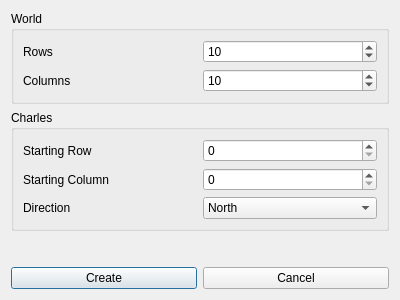
<?xml version="1.0" encoding="UTF-8"?>
<ui version="4.0">
 <class>NewWorldDialog</class>
 <widget class="QDialog" name="NewWorldDialog">
  <property name="geometry">
   <rect>
    <x>0</x>
    <y>0</y>
    <width>400</width>
    <height>300</height>
   </rect>
  </property>
  <property name="windowTitle">
   <string>Dialog</string>
  </property>
  <layout class="QVBoxLayout" name="verticalLayout_3">
   <item>
    <widget class="QGroupBox" name="groupBox">
     <property name="title">
      <string>World</string>
     </property>
     <layout class="QVBoxLayout" name="verticalLayout">
      <item>
       <layout class="QHBoxLayout" name="horizontalLayout_2">
        <item>
         <widget class="QLabel" name="label">
          <property name="text">
           <string>Rows</string>
          </property>
         </widget>
        </item>
        <item>
         <widget class="QSpinBox" name="rowSpinBox">
          <property name="minimum">
           <number>1</number>
          </property>
          <property name="value">
           <number>10</number>
          </property>
         </widget>
        </item>
       </layout>
      </item>
      <item>
       <layout class="QHBoxLayout" name="horizontalLayout">
        <item>
         <widget class="QLabel" name="label_2">
          <property name="text">
           <string>Columns</string>
          </property>
         </widget>
        </item>
        <item>
         <widget class="QSpinBox" name="colSpinBox">
          <property name="minimum">
           <number>1</number>
          </property>
          <property name="value">
           <number>10</number>
          </property>
         </widget>
        </item>
       </layout>
      </item>
     </layout>
    </widget>
   </item>
   <item>
    <widget class="QGroupBox" name="groupBox_2">
     <property name="title">
      <string>Charles</string>
     </property>
     <layout class="QVBoxLayout" name="verticalLayout_2">
      <item>
       <layout class="QHBoxLayout" name="horizontalLayout_4">
        <item>
         <widget class="QLabel" name="label_4">
          <property name="text">
           <string>Starting Row</string>
          </property>
         </widget>
        </item>
        <item>
         <widget class="QSpinBox" name="startRowSpinbox">
          <property name="minimum">
           <number>0</number>
          </property>
          <property name="maximum">
           <number>9</number>
          </property>
          <property name="value">
           <number>0</number>
          </property>
         </widget>
        </item>
       </layout>
      </item>
      <item>
       <layout class="QHBoxLayout" name="horizontalLayout_3">
        <item>
         <widget class="QLabel" name="label_5">
          <property name="text">
           <string>Starting Column</string>
          </property>
         </widget>
        </item>
        <item>
         <widget class="QSpinBox" name="startColSpinbox">
          <property name="minimum">
           <number>0</number>
          </property>
          <property name="maximum">
           <number>9</number>
          </property>
          <property name="value">
           <number>0</number>
          </property>
         </widget>
        </item>
       </layout>
      </item>
      <item>
       <layout class="QHBoxLayout" name="horizontalLayout_5">
        <item>
         <widget class="QLabel" name="label_3">
          <property name="text">
           <string>Direction</string>
          </property>
         </widget>
        </item>
        <item>
         <widget class="QComboBox" name="dirComboBox">
          <item>
           <property name="text">
            <string>North</string>
           </property>
          </item>
          <item>
           <property name="text">
            <string>East</string>
           </property>
          </item>
          <item>
           <property name="text">
            <string>South</string>
           </property>
          </item>
          <item>
           <property name="text">
            <string>West</string>
           </property>
          </item>
         </widget>
        </item>
       </layout>
      </item>
     </layout>
    </widget>
   </item>
   <item>
    <spacer name="verticalSpacer">
     <property name="orientation">
      <enum>Qt::Vertical</enum>
     </property>
     <property name="sizeHint" stdset="0">
      <size>
       <width>20</width>
       <height>57</height>
      </size>
     </property>
    </spacer>
   </item>
   <item>
    <layout class="QHBoxLayout" name="horizontalLayout_6">
     <item>
      <widget class="QPushButton" name="okButton">
       <property name="text">
        <string>Create</string>
       </property>
      </widget>
     </item>
     <item>
      <widget class="QPushButton" name="cancelButton">
       <property name="text">
        <string>Cancel</string>
       </property>
      </widget>
     </item>
    </layout>
   </item>
  </layout>
 </widget>
 <resources/>
 <connections/>
</ui>
